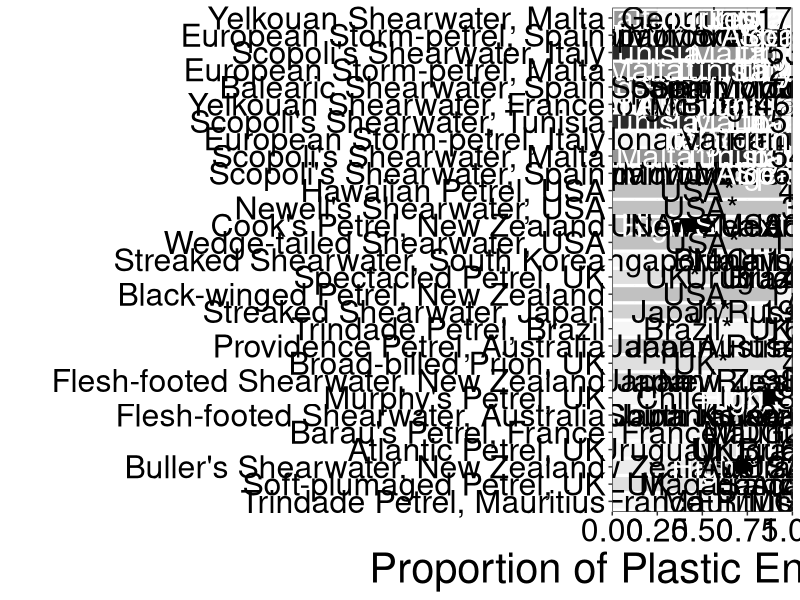
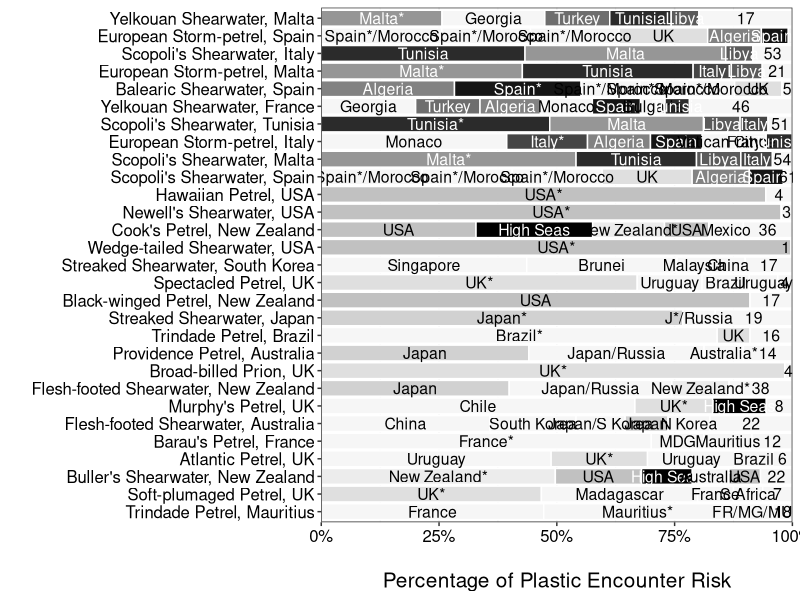

Write R code to recreate these figures, in order.
## ~~~~~~~~~~~~~~~~~~~~~~~~~~~~~~~~~~~~~~~~~~~~~~~~~~~~~~~~~~~~~~~~~~~~~~~~~~~~~~~~~
## Creates plot and supplementary table for population eez analysis
## Beth Clark 2022
## ~~~~~~~~~~~~~~~~~~~~~~~~~~~~~~~~~~~~~~~~~~~~~~~~~~~~~~~~~~~~~~~~~~~~~~~~~~~~~~~~~

rm(list=ls()) 

library(tidyverse)
library(RColorBrewer)
library(svglite)
library(stringr)

sessionInfo()
#R version 4.1.2 (2021-11-01)
#Platform: x86_64-w64-mingw32/x64 (64-bit)
#Running under: Windows 10 x64 (build 19045)

#Matrix products: default

#locale:
#[1] LC_COLLATE=English_United Kingdom.1252 
#[2] LC_CTYPE=English_United Kingdom.1252   
#[3] LC_MONETARY=English_United Kingdom.1252
#[4] LC_NUMERIC=C                           
#[5] LC_TIME=English_United Kingdom.1252    

#attached base packages:
#[1] stats     graphics  grDevices utils     datasets  methods  
#[7] base    

#other attached packages:
#[1] svglite_2.1.1      RColorBrewer_1.1-2 forcats_0.5.1     
#[4] stringr_1.4.0      dplyr_1.0.8        purrr_0.3.4       
#[7] readr_2.1.2        tidyr_1.2.0        tibble_3.1.6      
#[10] ggplot2_3.3.5      tidyverse_1.3.2   

#loaded via a namespace (and not attached):
#[1] Rcpp_1.0.8          pillar_1.7.0        compiler_4.1.2     
#[4] cellranger_1.1.0    dbplyr_2.1.1        tools_4.1.2        
#[7] lubridate_1.8.0     jsonlite_1.8.0      googledrive_2.0.0  
#[10] lifecycle_1.0.3     gargle_1.2.0        gtable_0.3.0       
#[13] pkgconfig_2.0.3     rlang_1.0.6         reprex_2.0.1       
#[16] DBI_1.1.2           cli_3.3.0           rstudioapi_0.13    
#[19] haven_2.4.3         xml2_1.3.3          withr_2.5.0        
#[22] httr_1.4.2          systemfonts_1.0.4   hms_1.1.1          
#[25] generics_0.1.2      vctrs_0.3.8         fs_1.5.2           
#[28] googlesheets4_1.0.0 grid_4.1.2          tidyselect_1.1.2   
#[31] glue_1.6.2          R6_2.5.1            fansi_1.0.2        
#[34] readxl_1.3.1        tzdb_0.2.0          modelr_0.1.8       
#[37] magrittr_2.0.2      backports_1.4.1     scales_1.2.1       
#[40] ellipsis_0.3.2      rvest_1.0.2         assertthat_0.2.1   
#[43] colorspace_2.0-3    utf8_1.2.2          stringi_1.7.6      
#[46] munsell_0.5.0       broom_0.7.12        crayon_1.5.0

#Read in the outputs from script 13 ####
eezs_used <- read.csv("outputs/13_eezs_used_per_species.csv")
dat <- read.csv("outputs/12_species_country_scores.csv")

#Investigate results ####
head(eezs_used)

#for overlapping claims, 
eezs_used$group <- ifelse(eezs_used$POL_TYPE == "Overlapping claim",
                          paste(eezs_used$SOVEREIGN1,
                                eezs_used$SOVEREIGN2,
                                eezs_used$SOVEREIGN3,sep="/")
                          ,eezs_used$SOVEREIGN1)
eezs_used$group <- ifelse(eezs_used$group =="China/NA/NA",
                          "South China Sea",eezs_used$group)
eezs_used$group <- str_remove(eezs_used$group,"/NA")

#label the high seas group
eezs_used$group <- ifelse(is.na(eezs_used$group),"High Seas",eezs_used$group)
head(eezs_used)
unique(eezs_used$group)

length(unique(eezs_used$group))

# too many to plot all, so need to simplify for visualisation
# order from highest to lowest
# combine low scoring groups together

eezs_group <- eezs_used %>%
  group_by(group) %>% 
  summarise(prop = sum(prop),
            nspp = length(unique(species))) %>%
  data.frame();eezs_group

#Create df to plot top scoring populations ####
#(above 15.3, the value if plastic was evenly distributed globally)
dat <- dat[order(-dat$score),]
top_scoring <- subset(dat, score > 15.3)

#loop through each species_country and combine together everything
#below a threshold of proportion of score
score_threshold <- 0.05

i<-1
for(i in 1:nrow(top_scoring)){
  species_df <- eezs_used[eezs_used$sp_country == top_scoring$sp_country[i],]
  
  if(nrow(species_df) > 1){
    species_df_crop <- species_df[species_df$prop >= score_threshold,]
    species_df_crop_low <- species_df[species_df$prop < score_threshold,]
    
    species_df_crop <- species_df_crop[order(-species_df_crop$prop),]
    
    species_df_crop[nrow(species_df_crop)+1,] <- species_df_crop[nrow(species_df_crop),]
    species_df_crop[nrow(species_df_crop),]$prop <- sum(species_df_crop_low$prop)
    species_df_crop[nrow(species_df_crop),]$group <- nrow(species_df_crop_low)
    
    print(sum(species_df_crop$prop)) #should all = 1
  } else {
    species_df_crop <- species_df
  }
  
  if(i == 1){
    all_sp <- species_df_crop
  } else {
    all_sp <- rbind(all_sp,species_df_crop)
  }
  
}
nrow(all_sp)

head(all_sp)

#change some labels
unique(all_sp$group)
all_sp$group <- ifelse(all_sp$group == "United States","USA",all_sp$group)
all_sp$group <- ifelse(all_sp$group == "United Kingdom","UK",all_sp$group)
all_sp$group <- ifelse(all_sp$group == "Republic of Mauritius","Mauritius",all_sp$group)
all_sp$group <- ifelse(all_sp$group == "Democratic Republic of the Congo","DRC",all_sp$group)
all_sp$group <- ifelse(all_sp$group == "United States/Dominican Republic" ,"USA/Dominican Republic",all_sp$group)
all_sp$group <- ifelse(all_sp$group == "Haiti/United States/Jamaica" ,"Haiti/USA/Jamaica" ,all_sp$group)
all_sp$group <- ifelse(all_sp$group == "France/Madagascar/Republic of Mauritius" ,"FR/MG/MU",all_sp$group)
all_sp$group <- ifelse(all_sp$group == "Madagascar" & 
                         all_sp$species == "Pterodroma baraui","MDG",all_sp$group)
all_sp$group <- ifelse(all_sp$group == "0" ," ",all_sp$group)
all_sp$group <- ifelse(all_sp$group == "1" ,"1   ",all_sp$group)
all_sp$group <- ifelse(all_sp$group == "North Korea" ,"N Korea",all_sp$group)
all_sp$group <- ifelse(all_sp$group == "South Korea" & 
                         all_sp$breeding_country == "South Korea" ,"S Korea*",all_sp$group)
all_sp$group <- ifelse(all_sp$group == "South Africa" ,"S Africa",all_sp$group)
all_sp$group <- ifelse(all_sp$group == "Western Sahara" ,"W Sahara",all_sp$group)
all_sp$group <- ifelse(all_sp$group == "Japan/South Korea" ,"Japan/S Korea",all_sp$group)
all_sp$group <- ifelse(all_sp$group == "Spain/Morocco" ,"Spain*/Morocco",all_sp$group)
all_sp$group <- ifelse(all_sp$group == "Japan/Russia" & 
                         all_sp$breeding_country == "Japan" ,"J*/Russia",all_sp$group)

#replace sci names
#comma instead of _ for label
#make own country different
#add IUCN category as label for plot 2
names <- read.csv("input_data/Species_list_IUCN.csv")
head(names)

top_scoring$common_name <- names$common_name[match(top_scoring$species,names$scientific_name)]
top_scoring$iucn <- names$IUCN[match(top_scoring$species,names$scientific_name)]
head(top_scoring)

dat$sci_name_pop <- dat$sp_country 
top_scoring$country <- str_split_fixed(top_scoring$sp_country,"_",n=2)[,2]
top_scoring$common_country <- paste0(top_scoring$common_name,", ",top_scoring$country)

head(top_scoring)
all_sp$common_name <- names$common_name[match(all_sp$species,names$scientific_name)]
all_sp$common_country <- paste0(all_sp$common_name,", ",all_sp$breeding_country)
all_sp$iucn <- names$IUCN[match(all_sp$species,names$scientific_name)]
all_sp$common_country_iucn <- paste0(all_sp$common_country," ",all_sp$iucn)
all_sp$pop_score <- dat$score[match(all_sp$sp_country,dat$sp_country)]

all_sp <- all_sp[order(all_sp$pop_score),]

all_sp$common_country <- as.factor(all_sp$common_country)
all_sp$common_country <- factor(all_sp$common_country, 
                                levels = unique(all_sp$common_country))

all_sp$group_label <- ifelse(all_sp$group == all_sp$breeding_country,
                             paste0(all_sp$group,"*"),
                             all_sp$group)

#Plot results ####

#set greyscale matching values in Figure 4b
greys <- c(brewer.pal(n = 9, name = "Greys"))
greys_eez <- c(rev(colorRampPalette(greys)(15)))[1:14]

all_sp$fill_col <- greys_eez[14]
all_sp$fill_col <- ifelse(all_sp$group == "High Seas",greys_eez[1],all_sp$fill_col)
all_sp$fill_col <- ifelse(all_sp$group == "Spain",greys_eez[2],all_sp$fill_col)
all_sp$fill_col <- ifelse(all_sp$group == "Tunisia",greys_eez[3],all_sp$fill_col)
all_sp$fill_col <- ifelse(all_sp$group == "Italy",greys_eez[4],all_sp$fill_col)
all_sp$fill_col <- ifelse(all_sp$group == "Libya",greys_eez[5],all_sp$fill_col)
all_sp$fill_col <- ifelse(all_sp$group == "Turkey",greys_eez[6],all_sp$fill_col)
all_sp$fill_col <- ifelse(all_sp$group == "Algeria",greys_eez[7],all_sp$fill_col)
all_sp$fill_col <- ifelse(all_sp$group == "Malta",greys_eez[8],all_sp$fill_col)
all_sp$fill_col <- ifelse(all_sp$group == "Greece",greys_eez[9],all_sp$fill_col)
all_sp$fill_col <- ifelse(all_sp$group == "USA",greys_eez[10],all_sp$fill_col)
all_sp$fill_col <- ifelse(all_sp$group == "Japan",greys_eez[11],all_sp$fill_col)
all_sp$fill_col <- ifelse(all_sp$group == "UK",greys_eez[12],all_sp$fill_col)
all_sp$fill_col <- ifelse(all_sp$group == "New Zealand",greys_eez[13],all_sp$fill_col)

all_sp$text_col <- ifelse(all_sp$group %in% c("High Seas", "Spain", "Tunisia", "Italy", "Libya",
                                              "Turkey", "Algeria", "Malta", "Greece"), "white", "black")

eezs_grey <- ggplot(all_sp,aes(x=prop,y=common_country,
                               label = group_label))+
  geom_col(color="white",fill=all_sp$fill_col) +
  geom_text(position = position_stack(vjust = 0.5),
            col=all_sp$text_col,size=8) +
  ylab("") +  
  xlab("Proportion of Plastic Encounter Risk")+
  theme_bw()+
  scale_x_continuous(expand = c(0, 0))+
  theme(legend.position = "position.none",
        text = element_text(size=rel(6)),
        axis.title = element_text(size=30),
        axis.text = element_text(colour = "black"));eezs_grey

#Save plots ####
#save plot as png
png("outputs/14_top_scoring_eezs.png", width=2000, height=1350)
par(mfrow=c(1,1))
eezs_grey
dev.off()
dev.off()

#reformat to save plot as svg for journal plot requirements
eezs_grey_svg <- ggplot(all_sp,aes(x=prop,y=common_country,
                                   label = group_label))+
  geom_col(color="white",fill=all_sp$fill_col) +
  geom_text(position = position_stack(vjust = 0.5),
            col=all_sp$text_col,size=4) +
  ylab("") +  
  xlab("\nPercentage of Plastic Encounter Risk")+
  theme_bw()+
  scale_x_continuous(expand = c(0, 0),labels = scales::percent)+
  theme(legend.position = "position.none",
        text = element_text(size=rel(6)),
        axis.title = element_text(size=15),
        axis.text = element_text(colour = "black",size = 12));eezs_grey_svg

#save as svg
ggsave(filename = "outputs/14_top_scoring_eezs.svg",
       plot = eezs_grey_svg, 
       width = 4000, height = 2700, unit = "px") 

#Create table for supplementary ####
i<-1
for(i in 1:nrow(dat)){
  species_df <- eezs_used[eezs_used$sp_country == dat$sp_country[i],]
  
  if(nrow(species_df) > 1){
    species_df_crop <- species_df[species_df$prop >= score_threshold,]
    species_df_crop_low <- species_df[species_df$prop < score_threshold,]
    
    species_df_crop <- species_df_crop[order(-species_df_crop$prop),]
    
    species_df_crop[nrow(species_df_crop)+1,] <- species_df_crop[nrow(species_df_crop),]
    species_df_crop[nrow(species_df_crop),]$prop <- sum(species_df_crop_low$prop)
    species_df_crop[nrow(species_df_crop),]$group <- nrow(species_df_crop_low)
    
    print(sum(species_df_crop$prop))
  } else {
    species_df_crop <- species_df
  }
  
  if(i == 1){
    dat_sup <- species_df_crop
  } else {
    dat_sup <- rbind(dat_sup,species_df_crop)
  }
  
}
dat_sup

pops <- unique(dat_sup$sp_country)
for(i in 1:length(pops)){
  pop <- subset(dat_sup,sp_country == pops[i])
  pop$Label <- 1:nrow(pop)
  if(i == 1){
    all_pops <- pop
  } else {
    all_pops <- rbind(all_pops,pop)
  }
}

head(all_pops,20)

all_pops$Percent <- all_pops$prop*100
all_pops$prop <- NULL

max(all_pops$Label)

pops_table <- all_pops %>% 
  pivot_wider(names_from = Label,values_from = c(group,Percent)) %>%
  select(c(species,breeding_country,group_1,Percent_1,
           group_2,Percent_2,group_3,Percent_3,group_4,Percent_4,
           group_5,Percent_5,group_6,Percent_6,group_7,Percent_7)) %>%
  data.frame()
head(pops_table)

write.csv(pops_table,"outputs/14_eezs_percent_allpops.csv",
          row.names = F)
